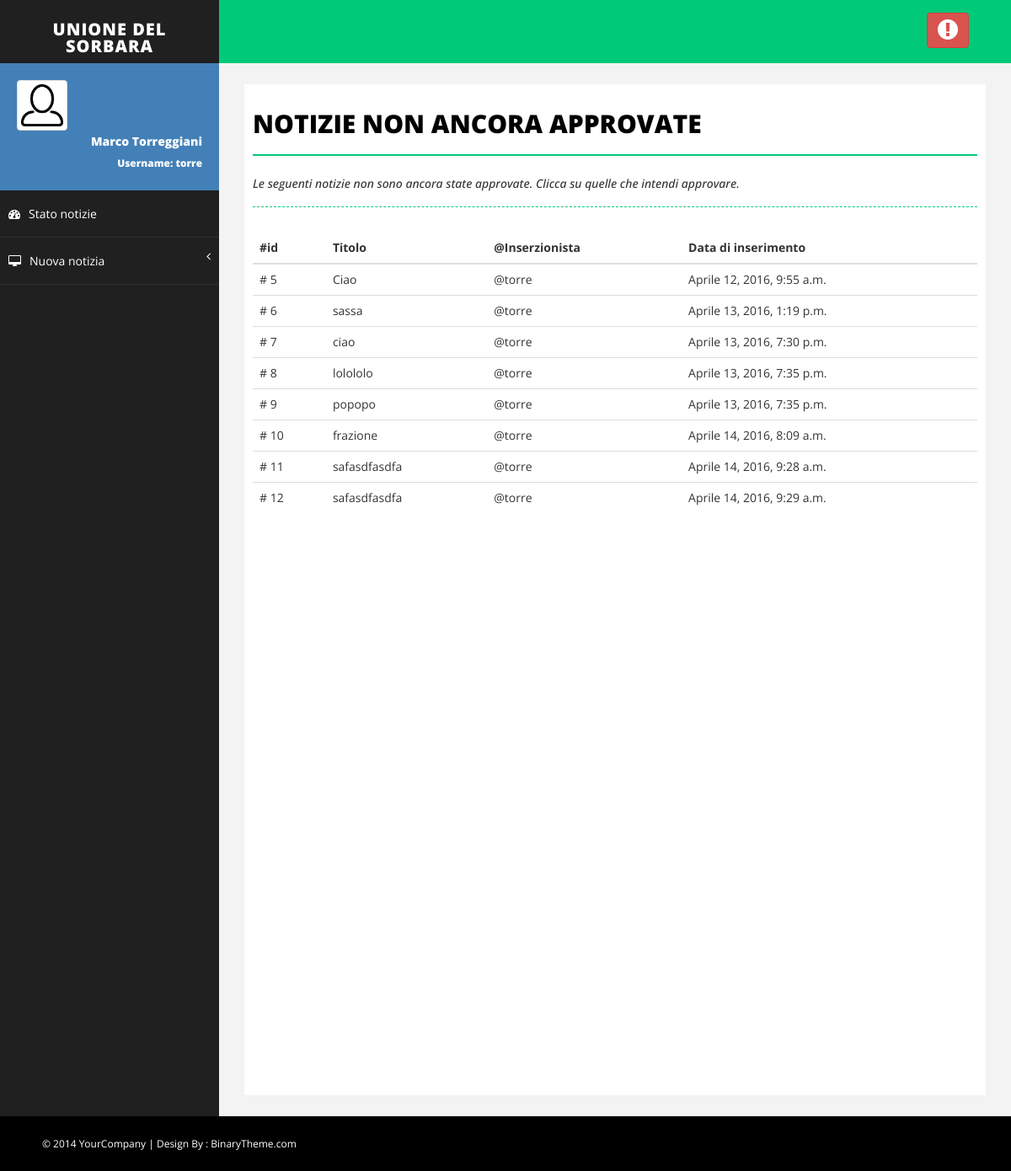
The page /NotizieDaApprovare (signed in) on the database as committed earlier.
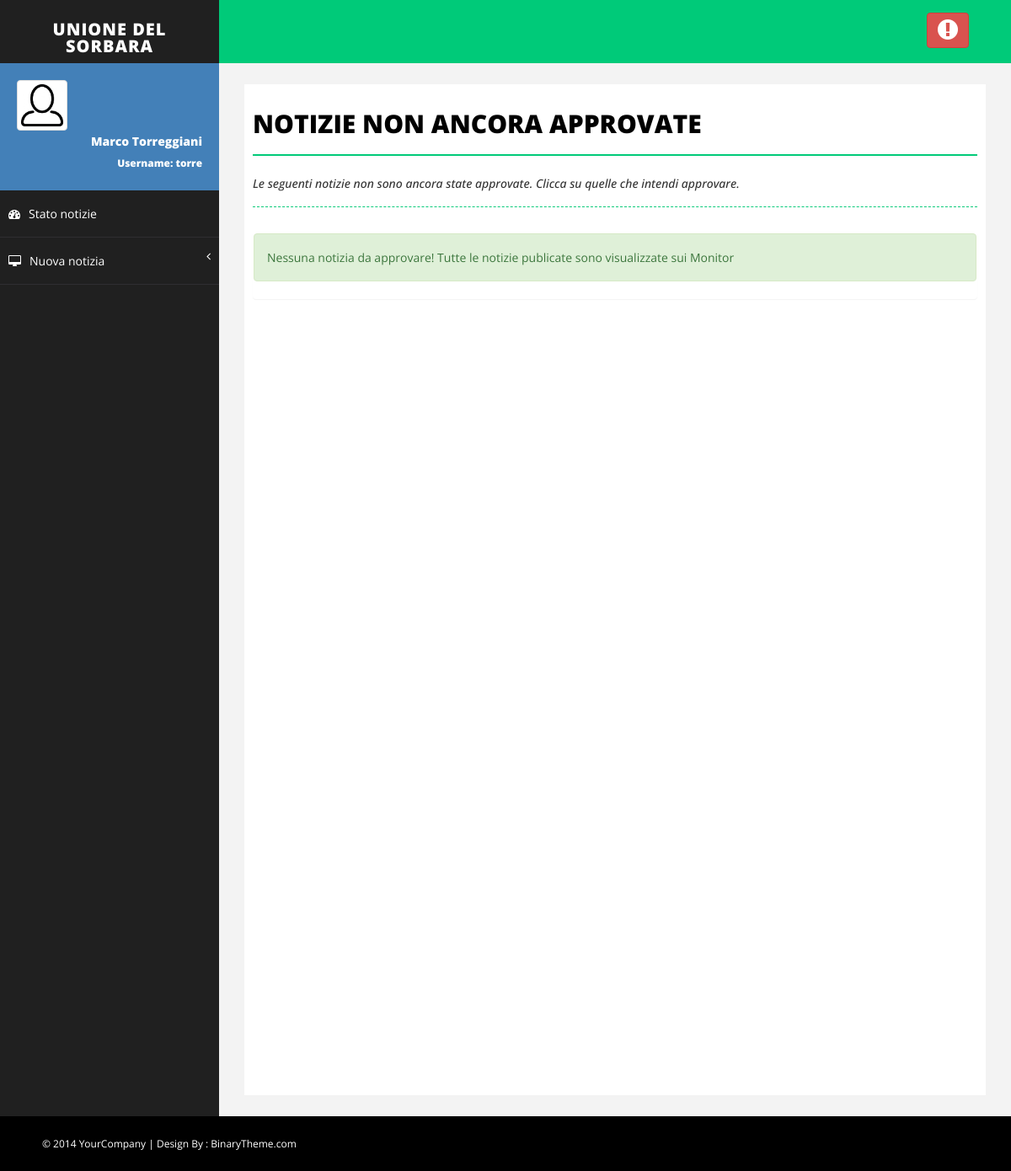
The same page on the database as committed later.
### Monitor/models.py (models this page shows, shortened)
class Notizia(models.Model):
    titolo = models.CharField(max_length=settings.MAX_LUN_TITOLO)
    descrizione = models.TextField(max_length=settings.MAX_LUN_DESCRIZIONE)
    immagine = models.ImageField(upload_to=get_nome_immagine_notizia, default=None)
    approvata = models.BooleanField(default=False)
    inserzionista = models.ForeignKey(MyUser)
    data_inserimento = models.DateTimeField(default=timezone.now)
    data_scadenza = models.DateTimeField(default=timezone.now()+datetime.timedelta(days=15))

class MyUser(AbstractUser):
    foto_profilo = models.ImageField(upload_to=get_nome_immagine_utente, default=settings.NO_PROFILO)

### Monitor/views.py (the view)
# urls.py: url(r'^NotizieDaApprovare', views.notizie_da_approvare, name='notizie_da_approvare'),
@login_required(login_url='/login')
def notizie_da_approvare(request):
    notizie = Notizia.objects.filter(approvata=False)
    return render(request, 'Monitor/notizie_da_approvare.html', {'notizie': notizie})

### Monitor/templates/Monitor/notizie_da_approvare.html
{% extends 'Monitor/base.html' %}
{% block body %}
    <div id="page-inner">
        <div class="row">
            <div class="col-md-12">
                <h1 class="page-head-line">Notizie non ancora approvate</h1>
                <h1 class="page-subhead-line">Le seguenti notizie non sono ancora state approvate.
                    Clicca su quelle che intendi approvare.</h1>
            </div>
        </div>
        {% if notizie|length == 0 %}
            <div class="panel">
                <div class="alert alert-success" role="alert">
                    Nessuna notizia da approvare! Tutte le notizie publicate sono visualizzate sui Monitor
                </div>
            </div>
        {% else %}
            <div class="table-responsive">
                <table class="table table-hover">
                    <thead>
                        <tr>
                            <th>#id</th>
                            <th>Titolo</th>
                            <th>@Inserzionista</th>
                            <th>Data di inserimento</th>
                        </tr>
                    </thead>
                    <tbody>
                        {% for notizia in notizie %}
                            <tr onclick = "location.href='{% url 'Monitor:approva_notizia' notizia.id %}'">
                                <td># {{ notizia.id }}</td>
                                <td>{{ notizia.titolo }}</td>
                                <td>@{{ notizia.inserzionista }}</td>
                                <td>{{ notizia.data_inserimento }}</td>
                            </tr>
                        {% endfor %}
                    </tbody>
                </table>
            </div>
        {% endif %}
    </div>
{% endblock %}

Rows that differ between the two databases and show on the page:
no longer on this page (row edited): Notizia: id "5", titolo "Ciao", inserzionista "torre", data_inserimento "Aprile 12, 2016, 9:55 a.m."
no longer on this page (row edited): Notizia: id "6", titolo "sassa", inserzionista "torre", data_inserimento "Aprile 13, 2016, 1:19 p.m."
no longer on this page (row edited): Notizia: id "7", titolo "ciao", inserzionista "torre", data_inserimento "Aprile 13, 2016, 7:30 p.m."
no longer on this page (row edited): Notizia: id "8", titolo "lolololo", inserzionista "torre", data_inserimento "Aprile 13, 2016, 7:35 p.m."
no longer on this page (row edited): Notizia: id "9", titolo "popopo", inserzionista "torre", data_inserimento "Aprile 13, 2016, 7:35 p.m."
no longer on this page (row edited): Notizia: id "10", titolo "frazione", inserzionista "torre", data_inserimento "Aprile 14, 2016, 8:09 a.m."
no longer on this page (row edited): Notizia: id "11", titolo "safasdfasdfa", inserzionista "torre", data_inserimento "Aprile 14, 2016, 9:28 a.m."
no longer on this page (row edited): Notizia: id "12", titolo "safasdfasdfa", inserzionista "torre", data_inserimento "Aprile 14, 2016, 9:29 a.m."
Other text that changed with them:
text no longer shown: "#id Titolo @Inserzionista Data di inserimento"
text now shown: "Nessuna notizia da approvare! Tutte le notizie publicate sono visualizzate sui Monitor"
